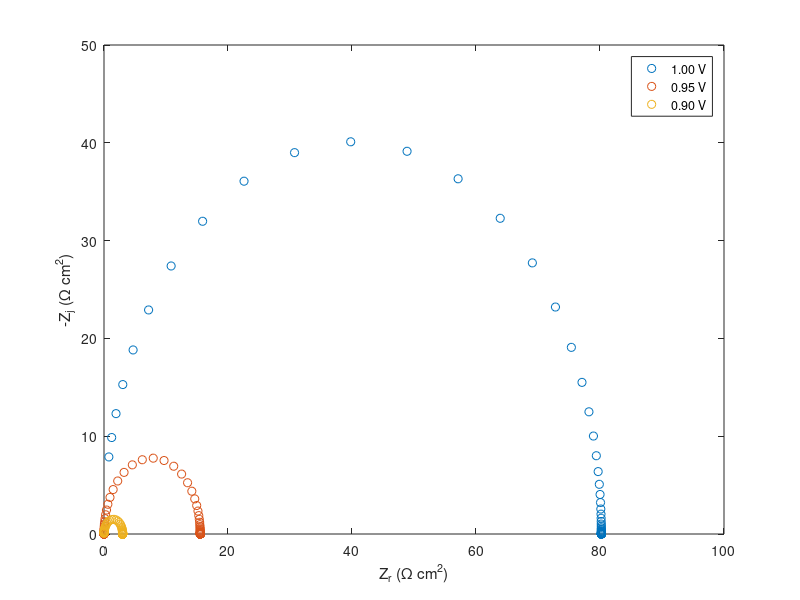
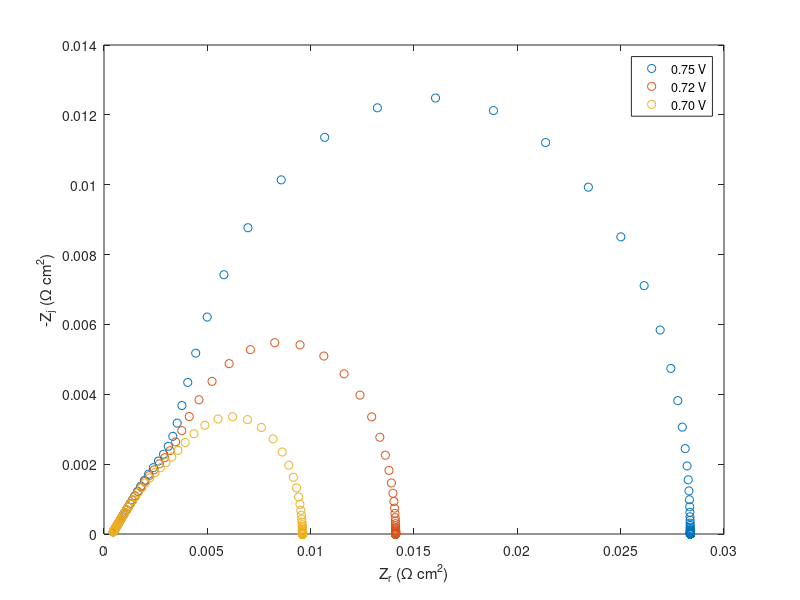

MATLAB code to generate these figures, in order:
figure
load Zf_1V
plot(-real(Z),-imag(Z),'o')
hold on
load Zf_095V
plot(-real(Z),-imag(Z),'o')
load Zf_09V
plot(-real(Z),-imag(Z),'o')
xlabel('Z_r (\Omega cm^2)')
ylabel('-Z_j (\Omega cm^2)')
legend('1.00 V', '0.95 V', '0.90 V','location','best')

figure
load Zf_075V
plot(-real(Z),-imag(Z),'o')
hold on
load Zf_072V
plot(-real(Z),-imag(Z),'o')
load Zf_07V
plot(-real(Z),-imag(Z),'o')
xlabel('Z_r (\Omega cm^2)')
ylabel('-Z_j (\Omega cm^2)')
legend('0.75 V', '0.72 V', '0.70 V','location','best')




